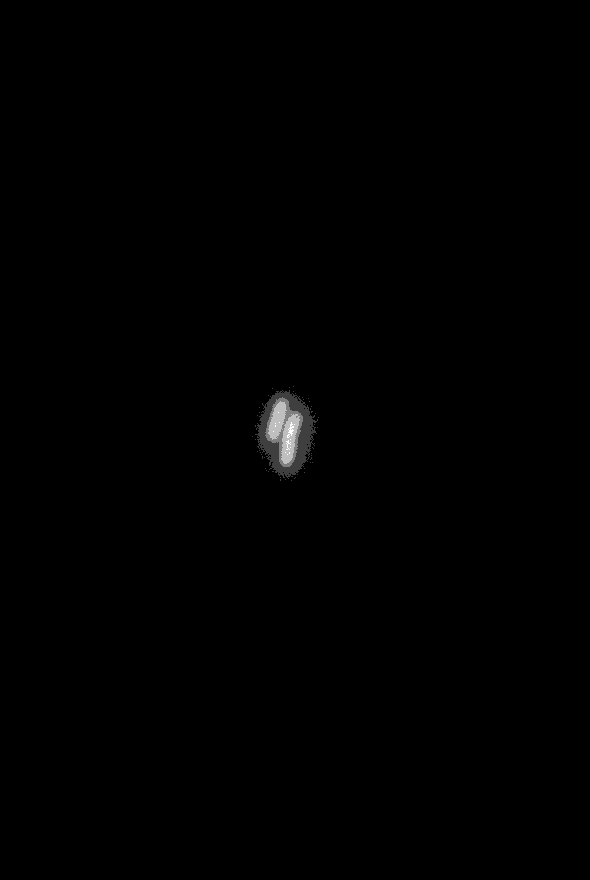
#> input picture data/bacterial_growth/bacillus_002.tif, 590 x 880 px; its folder holds 4 pictures in this run
$ python e05.py
#> lines starting #> are read from the running program, lines starting #| are printed output that depends on the picture; after the words box and inside, x2 and y2 are one past the last pixel; in counts of white or black regions, pixels touching at a corner belong together
### created/4/image_proc_practice.py

import numpy as np
import skimage.io
import skimage.measure
import skimage.filters
import skimage.segmentation

def segment(img, thresh=None, med_width=3, blur_width=50, area_thresh=300):
    """ Returns a labeled segmentation mask """

    # median filter to deal with 'hot'/bad pixels
    selem = skimage.morphology.square(med_width)
    img_filt = skimage.filters.median(img, selem)

    # substracting out a blurred version of the image to approximate background subtraction
    # second argument is a pixel dimension of filter, i think
    img_blur = skimage.filters.gaussian(img_filt, blur_width)

    # need to convert data types to background subtract
    img_float = skimage.img_as_float(img)
    assert img_float.dtype == img_blur.dtype
    img_sub = img_float - img_blur

    if thresh == None:
        thresh = skimage.filters.threshold_otsu(img_sub)

    img_thresh = img_sub > thresh

    seg_lab, num_cells = skimage.measure.label(img_thresh, return_num=True, background=0)
    # why isn't 0 background? is the background label included here? TODO
    props = skimage.measure.regionprops(seg_lab)
    areas = np.array([prop.area for prop in props])

    # make a copy since we will be changing this image in the loop below
    im_cells = np.copy(seg_lab) > 0

    seg_lab = skimage.segmentation.clear_border(seg_lab)

    for i in range(len(areas)):
        # filter out things too small
        if areas[i] < area_thresh:
            im_cells[seg_lab == props[i].label] = 0

    # what does this do?
    area_filt_lab = skimage.measure.label(im_cells)

    # remove objects near / touching image border TODO
    # pos_filt_lab = sk

    return area_filt_lab

# cfp_im = skimage.io.imread('../../data/bsub_100x_cfp.tif')

### created/4/e05.py

import numpy as np
import skimage.io
import skimage.measure
import skimage.filters
import skimage.segmentation
# for listing all image files in the directory
import os
import matplotlib.pyplot as plt
import seaborn as sns
import image_proc_practice as improc

import scipy.optimize as sopt

def gradient_model(x, I_0, lam):
    """Model for colony fluorescence gradient: exponential growth plus a constant background. """

    assert np.any(np.array(x) >= 0)
    assert np.any(np.array([I_0, lam]) >= 0)

    return I_0 * np.exp(x / lam)

sns.set_style('dark')

image_path = '../../data/bacterial_growth/'
bac_tifs = [image_path + f for f in os.listdir(image_path) if os.path.isfile(image_path + f)]
bac_tifs = sorted(bac_tifs)
# remove the first element after sorting, because that should be the README
bac_tifs = bac_tifs[1:]

# could also be a numpy tensor, but this could avoid some slicing clunkiness
stack = [None] * len(bac_tifs)

plt.figure()

for i, f in enumerate(bac_tifs):
    stack[i] = skimage.io.imread(f)
    # [5 lines of commented-out code are left out]

i = np.random.randint(0, len(stack))
#> i = 0
plt.imshow(stack[i], cmap=plt.cm.viridis)
plt.title('Original image from the ' + str(i) + 'th image')
plt.show()

seg_stack = [None] * len(bac_tifs)

for i, img in enumerate(stack):
    print('Segmenting ' + str(i) + 'th image.')
    seg_stack[i] = improc.segment(img)
#> this loop made 3 passes
#> (thresh in segment, areas in segment) on passes 1 to 3: (0.00418, [1512]), (0.00411, [1596]), (0.00414, [1672])
#| Segmenting 0th image.
#| Segmenting 1th image.
#| Segmenting 2th image.
#> pass 1, in segment, `img_blur = skimage.filters.gaussian(img_filt, blur_width)`:
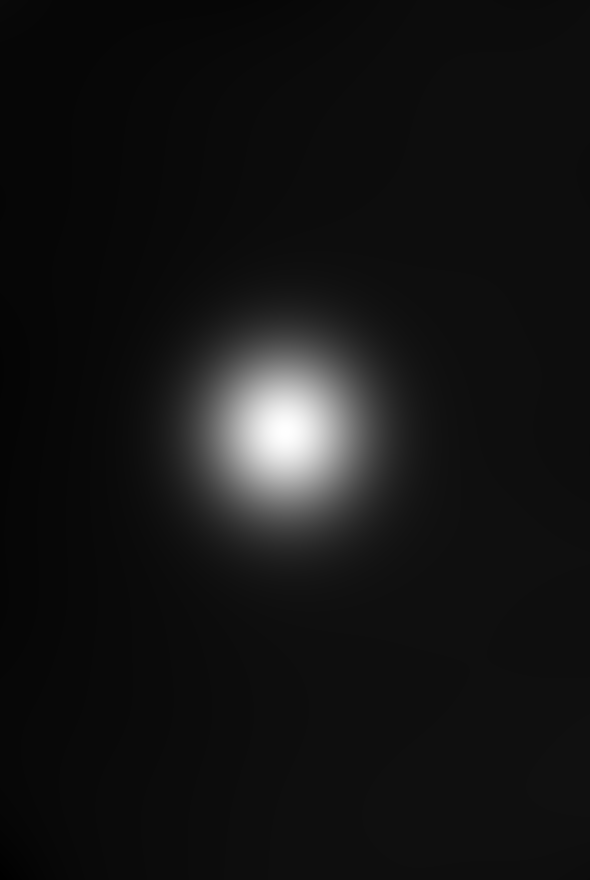
#> img_blur: shape (880, 590) float64; min 0.00307, max 0.00434, mean 0.00317; drawn with min black and max white
#> pass 1, in segment, `img_sub = img_float - img_blur`:
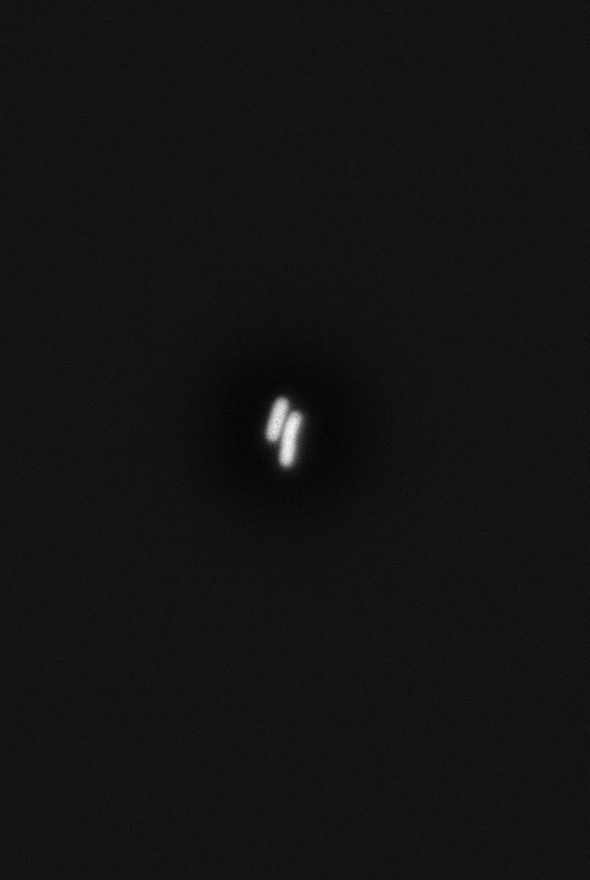
#> img_sub: shape (880, 590) float64; min -0.00105, max 0.0124, mean 1.43e-06; drawn with min black and max white
#> after the loop, seg_stack = 3 items

plt.figure()
i = np.random.randint(0, len(stack))
#> i = 1

xmax, ymax = stack[0].shape
#> xmax = 880; ymax = 590
bar_height = 3 # pixels
scale_length = 10 # um
interpixel_dist = 0.0636 # um (reported in exercise) consistent across datasets?
scale_pixel_length = round(scale_length / interpixel_dist)

# burn a scale bar in to the data
# do not save this manipulated data over original, of course
for i in range(len(stack)):
    end = round(xmax * 0.9)
    ycoord = round(ymax * 0.9)
    # max 16bit value
    stack[i][end - scale_pixel_length : end, ycoord : ycoord + bar_height] = 65535
#> this loop made 3 passes
#> after the loop, stack = 3 items

# Build RGB image by stacking grayscale images
im_rgb = np.dstack(3 * [stack[i] / stack[i].max()])
labeled = seg_stack[i] > 0
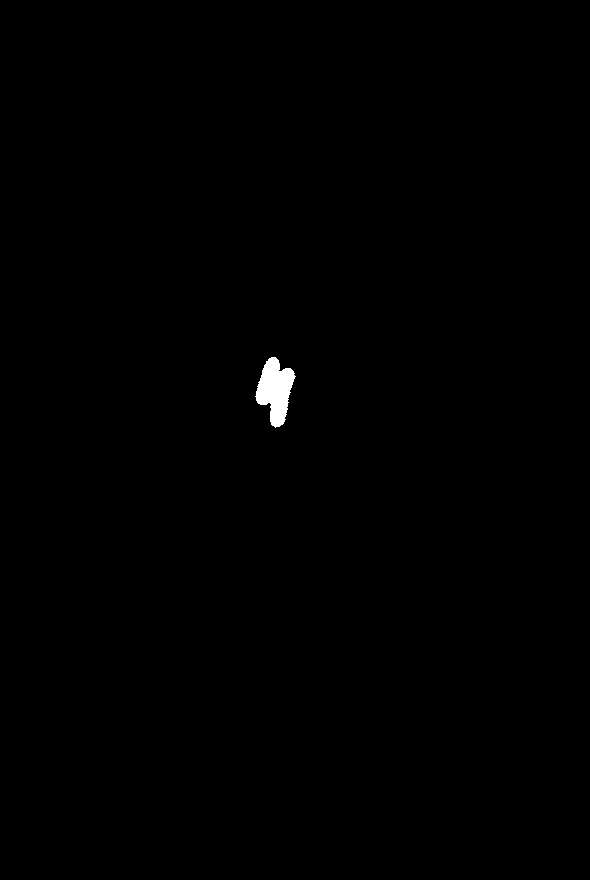
#> labeled: shape (880, 590) bool; 0.32% white; 1 white region, box (x1, y1, x2, y2) and area: (255, 357, 296, 428) 1672

# Only show green channel on bacteria
im_rgb[labeled, 0] = 0
im_rgb[labeled, 1] = seg_stack[i][labeled]
im_rgb[labeled, 2] = 0

#plt.imshow(im_rgb)
#plt.title('Segmented version of the ' + str(i) + 'th image')
#plt.show()

sums = np.zeros(len(stack))
#> sums = [0, 0, 0]

# sum the fluorescence within all segmented regions per stack to monitor growth
for i in range(len(stack)):
    sums[i] = stack[i][seg_stack[i] > 0].sum()
#> after the loop, sums = [1255726, 1318648, 1393278]

# perform an exponential regression to fit the curve
I_0_guess = 1
lam_guess = 0.5
s0 = np.array([I_0_guess, lam_guess])

ts = np.arange(0, len(sums))
#> ts = [0, 1, 2]
s_opt, _ = sopt.curve_fit(gradient_model, ts, sums, p0=s0)
#> s_opt = [1322550.7, -183094385.5]

# TODO is this the problem? scales still off?
x_smooth = np.linspace(0, max(sums), 200)
#> x_smooth = 200 values from 0 to 1393278
I_smooth = gradient_model(x_smooth, *tuple(s_opt))
#> I_smooth = 200 values, max 1322550.7 at index 0, min 1312524.8 at index 199, mean 1317531.4

plt.close('all')

plt.plot(ts, sums, marker='.', linestyle='none', color='r')
plt.plot(x_smooth, I_smooth, color='gray')

plt.xlabel('Time point')
plt.ylabel('Total fluorescence in segmented region')
plt.title('Colony growth through area')

plt.show()
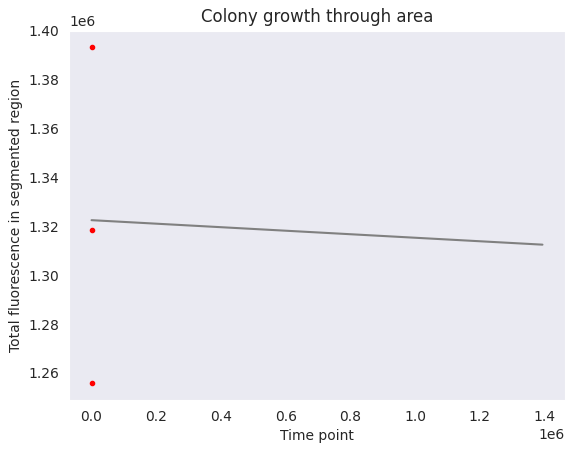
#> figure drawn by matplotlib, 1 panel; curve peaks at x = 0, y = 1322550.7
